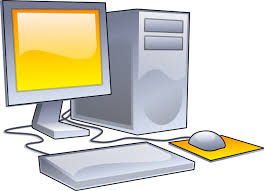
//> input picture Algoritmi/Image.jpeg, 264 x 191 px
$ ./Romeo_Canny Image.jpeg 3 3   (built with g++ and OpenCV 4)
//> lines starting //> are read from the running program, lines starting //| are printed output that depends on the picture; after the words box and inside, x2 and y2 are one past the last pixel; in counts of white or black regions, pixels touching at a corner belong together
#include <opencv2/opencv.hpp>

using namespace cv;
using namespace std;

Mat nonMaximaSuppression(Mat& magnitude, Mat&orientation) { // sopprime i picchi non massimi
    Mat nmsImage = magnitude.clone(); // immagine risultante dalla non maxima suppression
    float angle, // angolo del gradiente nel pixel corrente
          next,  // magnitudo del gradiente del pixel adiacente alla direzione del gradiente
          prev,  // magnitudo del gradiente del pixel adiacente opposta alla direzione del gradiente
          curr;  // magnitudo del gradiente del pixel corrente
    for (int i = 1; i < magnitude.rows - 1; i++) { // analizzo tutti pixel sulle righe eccetto sui bordi
        for (int j = 1; j < magnitude.cols - 1; j++) { // analizzo tutti pixel sulle righe eccetto sui bordi
            angle = orientation.at<float>(i, j); // ottengo l'angolo dell'orientamento della magnitudo del gradiente
            if (angle > 180) { // normalizzo l'angolo per essere sempre compreso tra -180 e 180
                angle -= 360;
            }
            if ((angle <= 22.5 && angle > -22.5) || (angle > 157.5 || angle <= -157.5)) { // edge orizzontale
                next = magnitude.at<float>(i, j + 1); // ottengo il pixel di destra
                prev = magnitude.at<float>(i, j - 1); // e il pixel di sinistra
            } else if ((angle <= 67.5 && angle > 22.5) || (angle > -157.5 && angle <= -112.5)) { // edge -45 gradi
                next = magnitude.at<float>(i + 1, j - 1); // ottengo il pixel in basso a sinistra
                prev = magnitude.at<float>(i - 1, j + 1); // e il pixel in alto a destra
            } else if((angle <= 157.5 && angle > 112.5) || (angle > -67.5 && angle <= -22.5)) { // edge 45 gradi
                next = magnitude.at<float>(i - 1, j - 1); // ottengo il pixel in alto a sinistra
                prev = magnitude.at<float>(i + 1, j + 1); // e il pixel in basso a destra
            } else if ((angle <= 112.5 && angle > 67.5) || (angle > -112.5 && angle <= -67.5)) { // edge verticale
                next = magnitude.at<float>(i + 1, j); // ottengo il pixel di sotto
                prev = magnitude.at<float>(i - 1, j); // e il pixel di sopra
            }
            curr = magnitude.at<float>(i, j); // ottengo il valore della magnitudo del gradiente nel pixel corrente
            if (curr < prev || curr < next) { // se il valore è minore di quello di uno dei pixel adiacenti
                nmsImage.at<float>(i, j) = 0; // sopprimo
            }
        }
    }
    return nmsImage; // restituisco l'immagine con massimi soppressi
}

Mat thresholdingWithHysteresis(Mat& nmsImage, int lowThreshold, int highThreshold) { // applica il thresholding con due soglie
    Mat edges = Mat::zeros(nmsImage.size(), nmsImage.type()); // matrice contenente gli edge
    for (int i = 1; i < nmsImage.rows - 1; i++) { // scorro le righe della nmsImage
        for (int j = 1; j < nmsImage.cols - 1; j++) { // scorro le colonne della nmsImage
            if (nmsImage.at<float>(i, j) > highThreshold) { // se la magnitudo del gradiente del pixel analizzato supera la soglia alta
                edges.at<float>(i, j) = 255; // lo imposto come pixel forte (pixel di edge)
            } else if (nmsImage.at<float>(i, j) > lowThreshold) { // se la magnitudo del gradiente del pixel analizzato si trova tra le due soglie
                for (int u = -1; u <= 1; u++) { // cerco i pixel vicini a quello analizzato (u = -1 = sinistra e u = 1 = destra)
                    for (int v = -1; v <= 1; v++) { // cerco i pixel vicini a quello analizzato (v = -1 = in alto e v = 1 = in basso)
                        if (nmsImage.at<float>(i + u, j + v) > highThreshold) { // se la magnitudo del gradiente del pixel supera la soglia alta
                            edges.at<float>(i, j) = 255; // imposto il pixel come forte (pixel di edge)
                        }
                    }
                }
            }
        }
    }
    return edges; // restituisco l'immagine contenente gli edges
}

int main(int argc, char ** argv) {

    // lettura immagine in scala di grigio
    Mat image = imread(argv[1], IMREAD_GRAYSCALE);
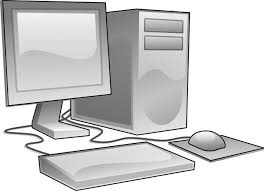
//> image: 191 rows x 264 cols, CV_8UC1; min 0, max 255, mean 207.8
    if(image.empty()) {
        cout <<  "Errore lettura immagine" << endl;
        return -1;
    }
    imshow("Immagine di input", image);
    waitKey(0);

    // applico un filtro gaussiano per lo smoothing (riduzione del rumore)
    GaussianBlur(image, image, Size(9, 9), 0, 0);
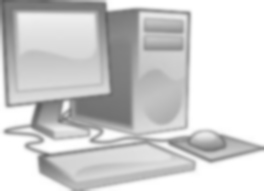
//> image: 191 rows x 264 cols, CV_8UC1; min 91, max 255, mean 207.7

    // calcolo le derivate parziali con Sobel
    Mat Dx, Dy;
    Sobel(image, Dx, CV_32F, 1, 0, 3);
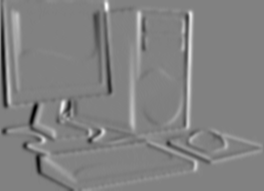
//> Dx: 191 rows x 264 cols, CV_32FC1; min -287, max 278, mean 0.8; drawn with min black and max white
    Sobel(image, Dy, CV_32F, 0, 1, 3);
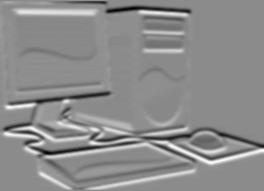
//> Dy: 191 rows x 264 cols, CV_32FC1; min -277, max 228, mean 1.8; drawn with min black and max white

    // calcolo l'orientazione del gradiente
    Mat orientation;
    phase(Dx, Dy, orientation, true);
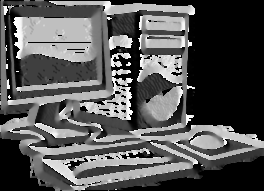
//> orientation: 191 rows x 264 cols, CV_32FC1; min 0, max 359.7, mean 121.1; drawn with min black and max white

    // calcolo la magnitudo del gradiente
    Mat magnitude;
    pow(Dx, 2, Dx);
    pow(Dy, 2, Dy);
    sqrt(Dx + Dy, magnitude);
    normalize(magnitude, magnitude, 0, 255, NORM_MINMAX, CV_32F);

    // applico la non maxima suppression (sopprimo i picchi con valore non massimo)
    Mat nmsImage = nonMaximaSuppression(magnitude, orientation);
//> after the loop in nonMaximaSuppression, `for (int i = 1; i < magnitude.rows - 1; i++)`:
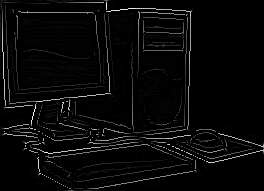
//> nmsImage: 191 rows x 264 cols, CV_32FC1; min 0, max 255, mean 8.5
//> after the loop in nonMaximaSuppression, `for (int i = 1; i < magnitude.rows - 1; i++)`: angle = 0

    // applico il thresholding con isteresi
    Mat edges = thresholdingWithHysteresis(nmsImage, atoi(argv[2]), atoi(argv[3]));
//> after the loop in thresholdingWithHysteresis, `for (int i = 1; i < nmsImage.rows - 1; i++)`:
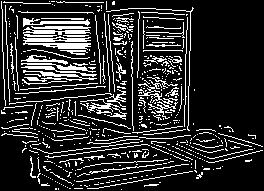
//> edges: 191 rows x 264 cols, CV_32FC1; 17.4% white in thin lines or dots
    imshow("Bordi dell'immagine", edges);
    waitKey(0);

    return 0;
}

$ run again, on Algoritmi/monete.jpeg
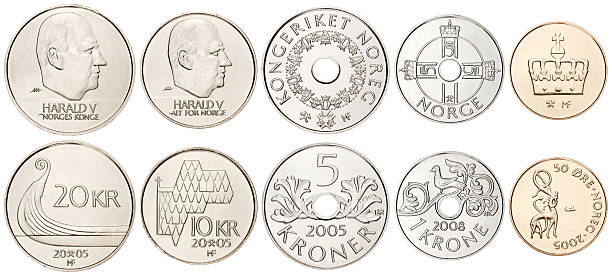
//> input picture Algoritmi/monete.jpeg, 612 x 276 px
//> the loop in nonMaximaSuppression, `for (int i = 1; i < magnitude.rows - 1; i++)` made 274 passes
//> (angle, next, prev, curr) on passes 1 to 3: (0, 0, 0, 0), (0, 0, 0, 0), (0, 0, 0, 0)
//> after the loop in nonMaximaSuppression, `for (int i = 1; i < magnitude.rows - 1; i++)`:
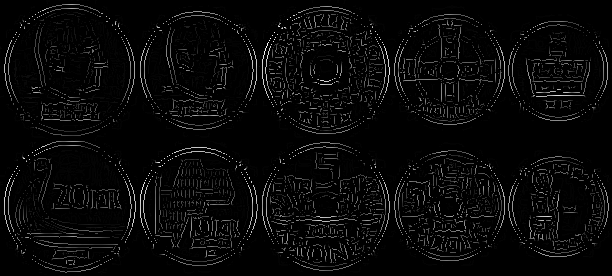
//> nmsImage: 276 rows x 612 cols, CV_32FC1; min 0, max 255, mean 9.3
//> after the loop in nonMaximaSuppression, `for (int i = 1; i < magnitude.rows - 1; i++)`: angle = 0
//> after the loop in thresholdingWithHysteresis, `for (int i = 1; i < nmsImage.rows - 1; i++)`:
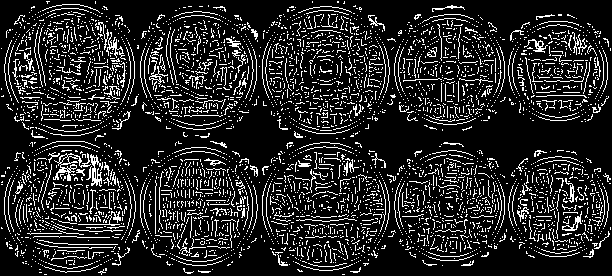
//> edges: 276 rows x 612 cols, CV_32FC1; 15% white in thin lines or dots

$ run again, on Algoritmi/quadrato.jpeg
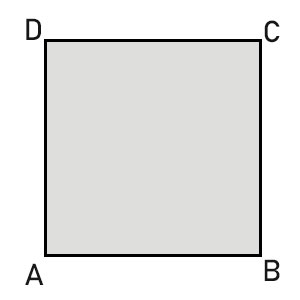
//> input picture Algoritmi/quadrato.jpeg, 300 x 300 px
//> after the loop in nonMaximaSuppression, `for (int i = 1; i < magnitude.rows - 1; i++)`:
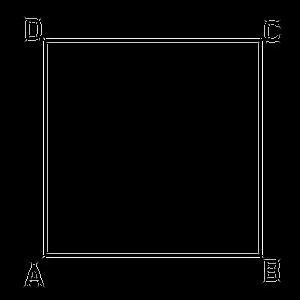
//> nmsImage: 300 rows x 300 cols, CV_32FC1; min 0, max 255, mean 5.1; drawn with min black and max white
//> after the loop in nonMaximaSuppression, `for (int i = 1; i < magnitude.rows - 1; i++)`: angle = 0
//> after the loop in thresholdingWithHysteresis, `for (int i = 1; i < nmsImage.rows - 1; i++)`:
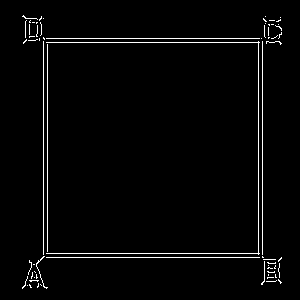
//> edges: 300 rows x 300 cols, CV_32FC1; 2.4% white in thin lines or dots, all inside (x1, y1, x2, y2) = (22, 15, 282, 289)
